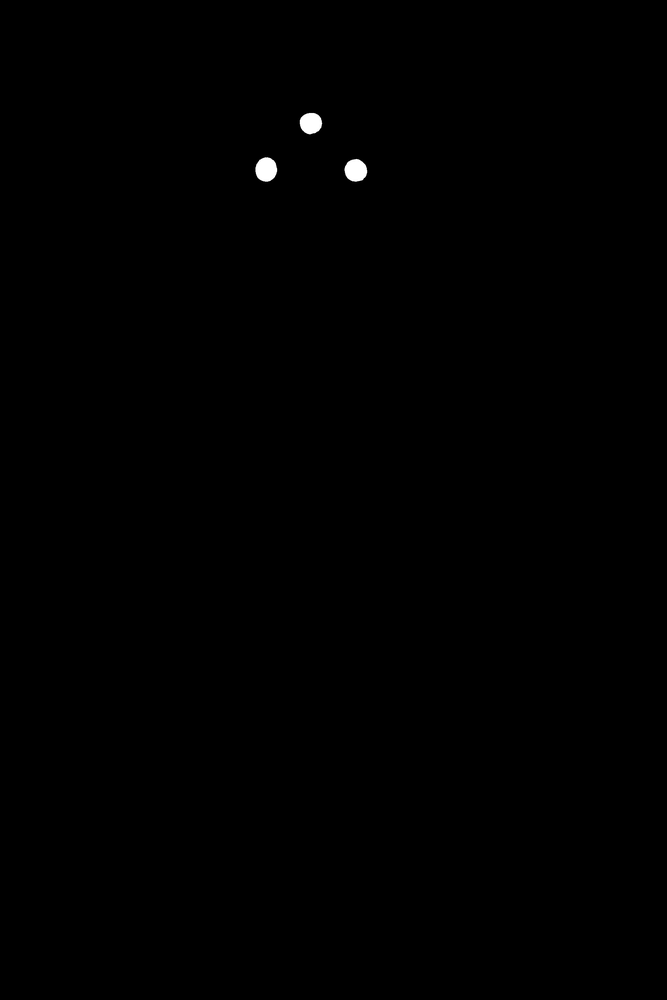
#> input picture reserch/pointmask/red.png, 667 x 1000 px, shrunk from 2000 x 3000 before the run, found by its file name
$ python detect_marker.py
#> lines starting #> are read from the running program, lines starting #| are printed output that depends on the picture
import cv2
import numpy as np
import sys
import matplotlib.pyplot as plt


f = open('/Users/OkuRyuji/sendforapp/reserch/csv/markers.csv','w')
f.write('color,ID,x,y\n')

#read mask image
red = cv2.imread('/Users/OkuRyuji/sendforapp/reserch/pointmask/red.png',0)
#> red is the input picture: shape (1000, 667); min 0, max 255, mean 0.5
orange = cv2.imread('/Users/OkuRyuji/sendforapp/reserch/pointmask/orange.png',0)
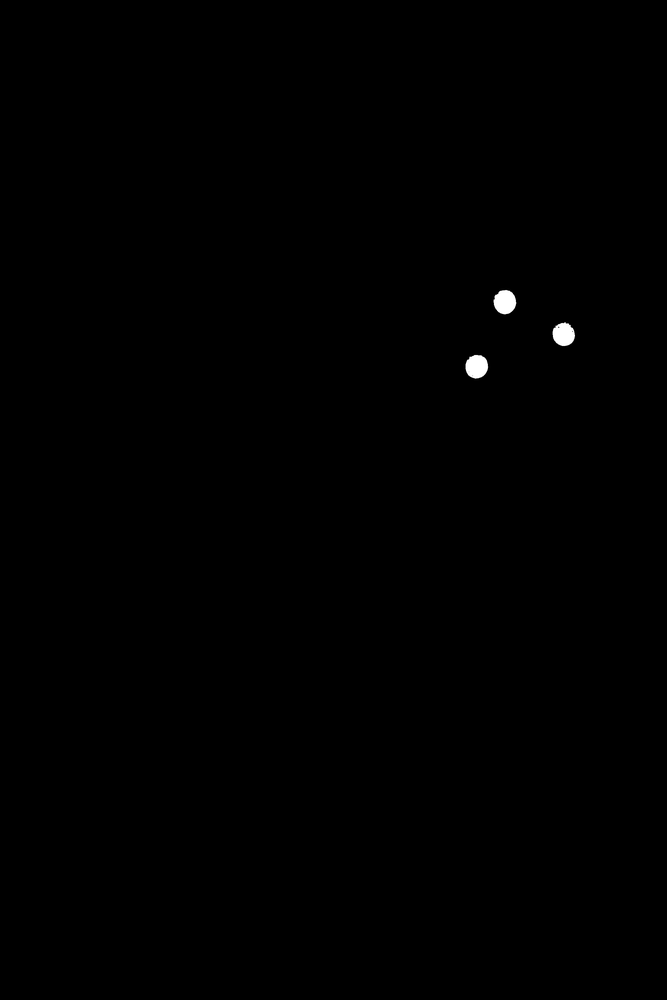
#> input picture reserch/pointmask/orange.png, 667 x 1000 px, shrunk from 2000 x 3000 before the run, found by its file name
#> orange is the input picture: shape (1000, 667); min 0, max 255, mean 0.5
yellow = cv2.imread('/Users/OkuRyuji/sendforapp/reserch/pointmask/red.png',0)
green = cv2.imread('/Users/OkuRyuji/sendforapp/reserch/pointmask/green.png',0)
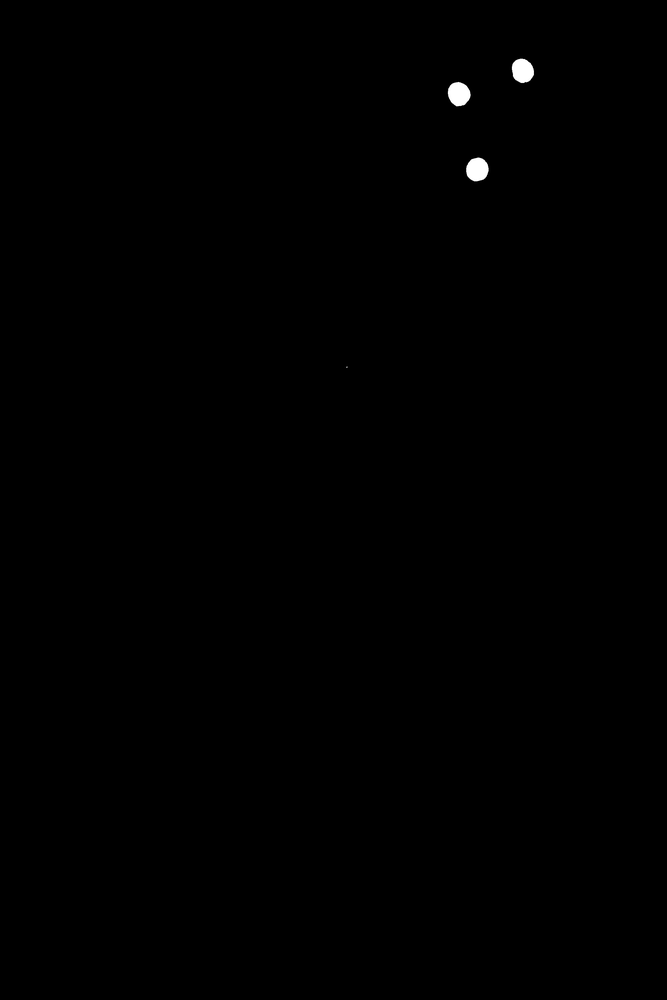
#> input picture reserch/pointmask/green.png, 667 x 1000 px, shrunk from 2000 x 3000 before the run, found by its file name
#> green is the input picture: shape (1000, 667); min 0, max 255, mean 0.5
blue = cv2.imread('/Users/OkuRyuji/sendforapp/reserch/pointmask/blue.png',0)
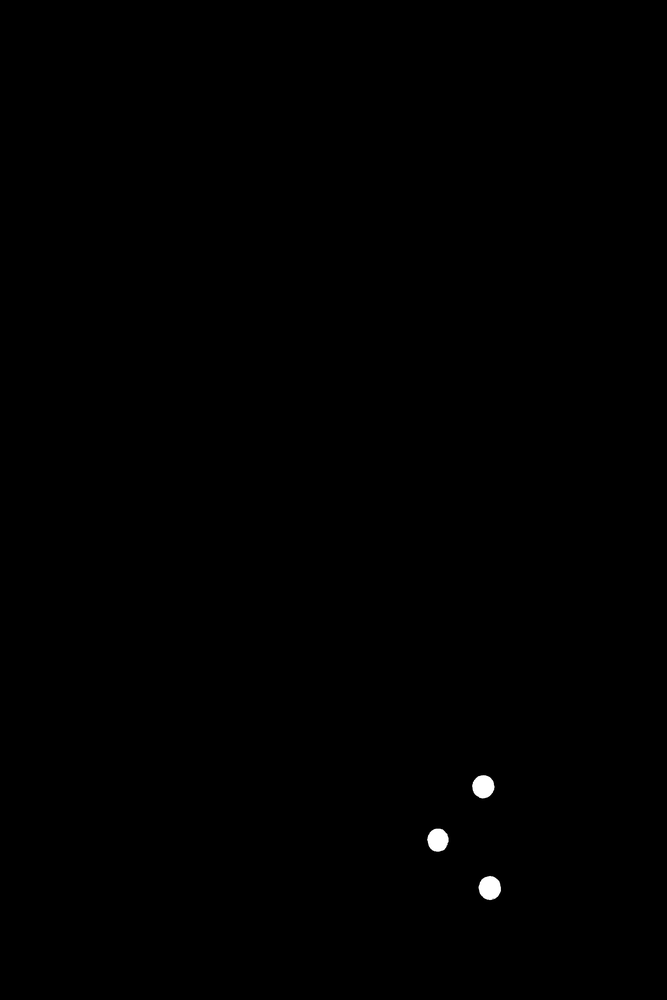
#> input picture reserch/pointmask/blue.png, 667 x 1000 px, shrunk from 2000 x 3000 before the run, found by its file name
#> blue is the input picture: shape (1000, 667); min 0, max 255, mean 0.5
purple = cv2.imread('/Users/OkuRyuji/sendforapp/reserch/pointmask/purple.png',0)
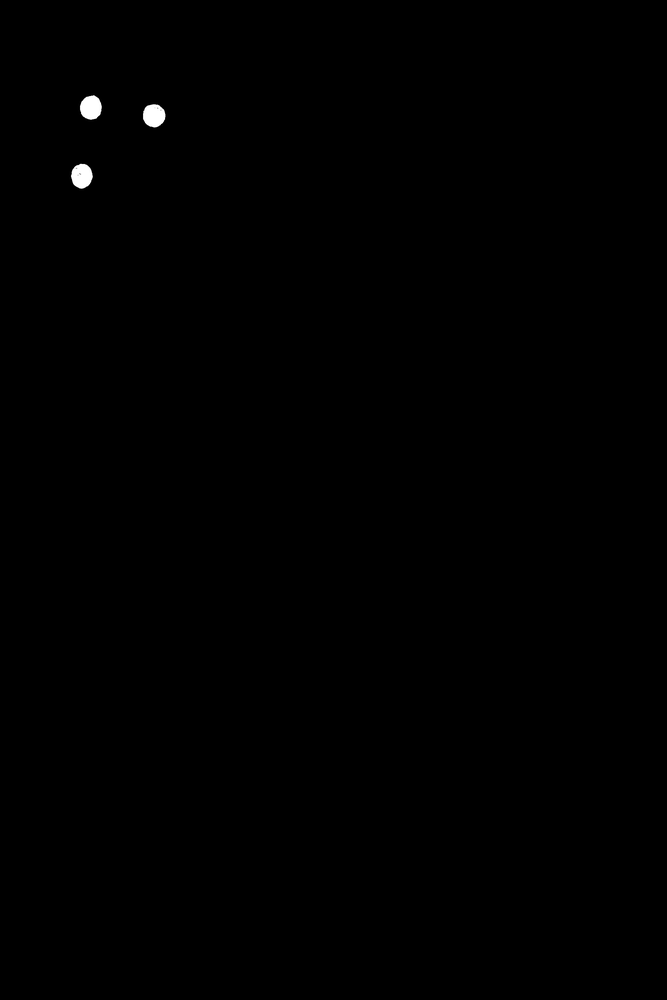
#> input picture reserch/pointmask/purple.png, 667 x 1000 px, shrunk from 2000 x 3000 before the run, found by its file name
#> purple is the input picture: shape (1000, 667); min 0, max 255, mean 0.5
pink = cv2.imread('/Users/OkuRyuji/sendforapp/reserch/pointmask/rp.png',0)
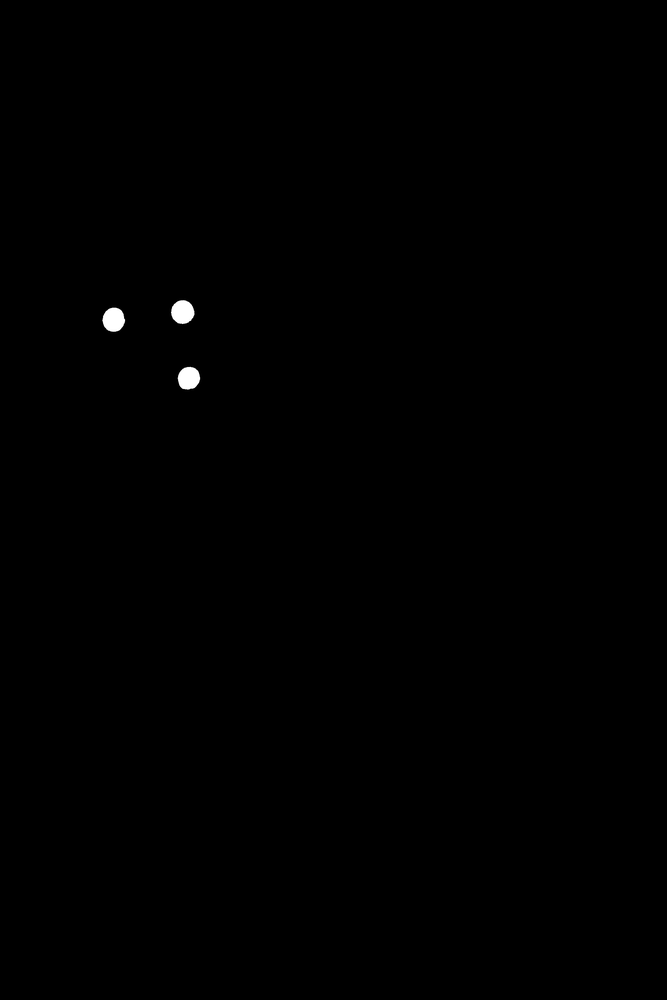
#> input picture reserch/pointmask/rp.png, 667 x 1000 px, shrunk from 2000 x 3000 before the run, found by its file name
#> pink is the input picture: shape (1000, 667); min 0, max 255, mean 0.5
#> (the run stopped early here; a loop or call above may not have finished)
